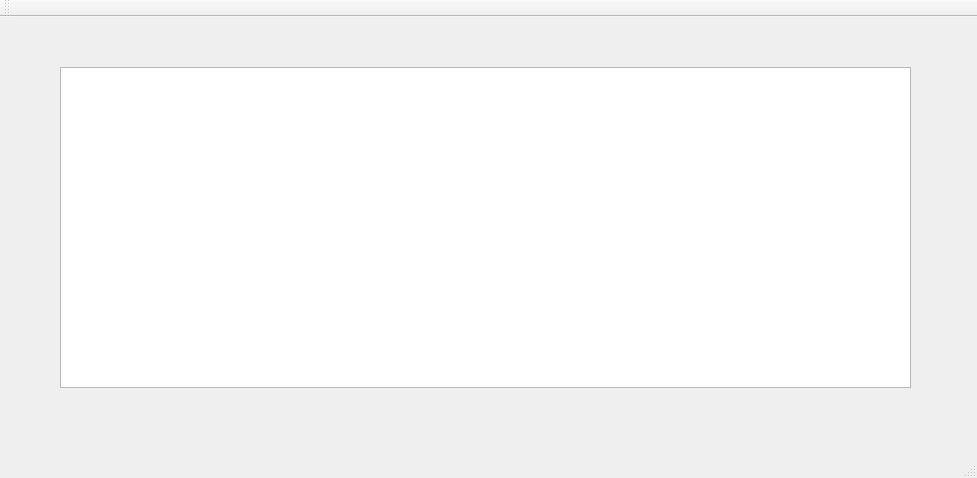
<?xml version="1.0" encoding="UTF-8"?>
<ui version="4.0">
 <class>MainWindow</class>
 <widget class="QMainWindow" name="MainWindow">
  <property name="geometry">
   <rect>
    <x>0</x>
    <y>0</y>
    <width>977</width>
    <height>478</height>
   </rect>
  </property>
  <property name="minimumSize">
   <size>
    <width>1</width>
    <height>1</height>
   </size>
  </property>
  <property name="maximumSize">
   <size>
    <width>2000</width>
    <height>2000</height>
   </size>
  </property>
  <property name="windowTitle">
   <string>MainWindow</string>
  </property>
  <widget class="QWidget" name="centralWidget">
   <widget class="QTextEdit" name="textEdit">
    <property name="geometry">
     <rect>
      <x>60</x>
      <y>50</y>
      <width>851</width>
      <height>321</height>
     </rect>
    </property>
    <property name="font">
     <font>
      <pointsize>15</pointsize>
      <weight>75</weight>
      <bold>true</bold>
     </font>
    </property>
   </widget>
  </widget>
  <widget class="QMenuBar" name="menuBar">
   <property name="geometry">
    <rect>
     <x>0</x>
     <y>0</y>
     <width>977</width>
     <height>26</height>
    </rect>
   </property>
  </widget>
  <widget class="QToolBar" name="mainToolBar">
   <attribute name="toolBarArea">
    <enum>TopToolBarArea</enum>
   </attribute>
   <attribute name="toolBarBreak">
    <bool>false</bool>
   </attribute>
  </widget>
  <widget class="QStatusBar" name="statusBar"/>
 </widget>
 <layoutdefault spacing="6" margin="11"/>
 <resources/>
 <connections/>
</ui>
